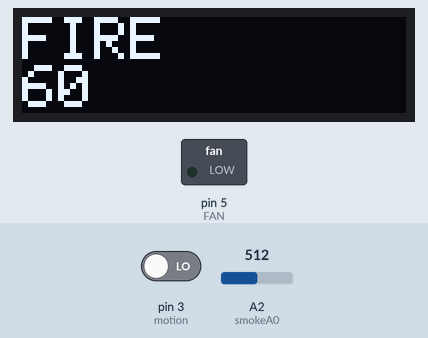
Simulated run of this sketch. Board: Arduino Uno, built with avr-gcc and run on an emulated ATmega328P. Shown: 128×32 one-colour display, switched loads named in the sketch (green lamp = pin HIGH). The test bench sets the inputs (shaded band); at power-on: pin 3 (motion) LOW, A2 (smokeA0) = 512.

Above: at 1.6 s.
1.7 s: pin 3 (motion) driven HIGH
At 2.8 s:
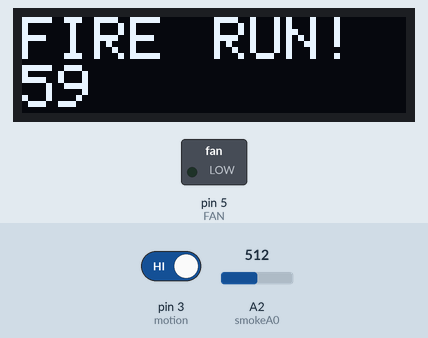
At 3.8 s:
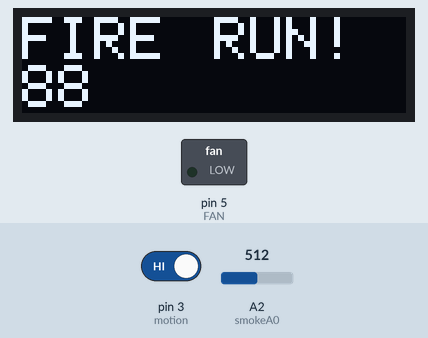
Timing chart, 0 to 5.3 s (numbered marks = the images above; inputs shaded):
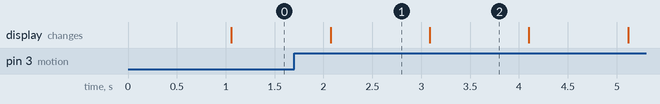

Measured:
- after the input at 1.7 s, the display: changes after 0.37 s (image 1)
- what the display in image 1 shows lasts 1.0 s, from 2.1 s to 3.1 s

The sketch:

final.ino
```cpp
#include <Wire.h>
#include <Adafruit_GFX.h>
#include <Adafruit_SSD1306.h>

#define screen_width 128
#define screen_height 32

#define smokeA0 A2
#define motion 3
#define FAN 5

int sensorThres = 400;
int timer_one = 60;
int timer_two = 30;
int last_smoke = 0;
int last_motion = 0;


Adafruit_SSD1306 display(screen_width, screen_height);

void fire()
{
  display.setTextSize(2);
  display.setTextColor(SSD1306_WHITE);
  display.setCursor(0, 0);
  display.print("FIRE");
}

void iCountdown()
{
    display.setTextSize(2);
    display.setTextColor(SSD1306_WHITE);
    display.setCursor(0, 16);
    display.print(timer_one);

    delay(1000);
    timer_one--;
}

void setup()
{
  Serial.begin(9600);
  display.begin(SSD1306_SWITCHCAPVCC, 0x3C);
  display.clearDisplay();
  display.display();
  pinMode(smokeA0, INPUT);
  pinMode(motion, INPUT);
  pinMode(FAN, OUTPUT);
  digitalWrite(FAN, LOW);
}


void loop()
{
  int analogSensor = analogRead(smokeA0);

  if(last_smoke == 0)
  {
    //proverqvam pak
    if(analogSensor > sensorThres)
    {
      last_smoke = 1;
    }
  }
  else
  {
    display.clearDisplay();
    fire();
    if (timer_one > 0)
    {
      iCountdown();
      if(last_motion == 0)
      {
        if (digitalRead(motion) == HIGH)
        {
          display.setTextSize(2);
          display.setTextColor(SSD1306_WHITE);
          display.setCursor(64, 0);
          display.print("RUN!");
          timer_one = timer_one + timer_two;
          last_motion = 1;
        }
      }
      else
      {
          display.setTextSize(2);
          display.setTextColor(SSD1306_WHITE);
          display.setCursor(64, 0);
          display.print("RUN!");
      }
    }
    else
    {
      digitalWrite(FAN, HIGH);
    }

    display.display();
  }
}
```
